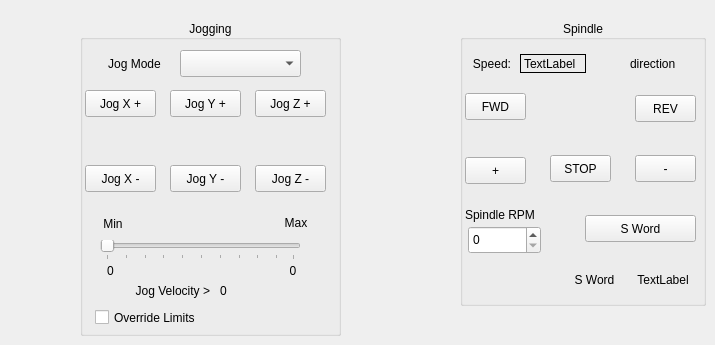
    <widget class="QWidget" name="tab_9">
     <attribute name="title">
      <string>Jog / Spindle</string>
     </attribute>
     <widget class="QGroupBox" name="groupBox_7">
      <property name="geometry">
       <rect>
        <x>80</x>
        <y>20</y>
        <width>261</width>
        <height>316</height>
       </rect>
      </property>
      <property name="title">
       <string>Jogging</string>
      </property>
      <property name="alignment">
       <set>Qt::AlignCenter</set>
      </property>
      <widget class="QPushButton" name="jog_plus_pb_2">
       <property name="geometry">
        <rect>
         <x>175</x>
         <y>70</y>
         <width>71</width>
         <height>27</height>
        </rect>
       </property>
       <property name="text">
        <string>Jog Z +</string>
       </property>
      </widget>
      <widget class="QPushButton" name="jog_minus_pb_2">
       <property name="geometry">
        <rect>
         <x>175</x>
         <y>145</y>
         <width>71</width>
         <height>27</height>
        </rect>
       </property>
       <property name="text">
        <string>Jog Z -</string>
       </property>
      </widget>
      <widget class="QPushButton" name="jog_minus_pb_0">
       <property name="geometry">
        <rect>
         <x>5</x>
         <y>145</y>
         <width>71</width>
         <height>27</height>
        </rect>
       </property>
       <property name="text">
        <string>Jog X -</string>
       </property>
      </widget>
      <widget class="QPushButton" name="jog_plus_pb_0">
       <property name="geometry">
        <rect>
         <x>5</x>
         <y>70</y>
         <width>71</width>
         <height>27</height>
        </rect>
       </property>
       <property name="text">
        <string>Jog X +</string>
       </property>
      </widget>
      <widget class="QPushButton" name="jog_minus_pb_1">
       <property name="geometry">
        <rect>
         <x>90</x>
         <y>145</y>
         <width>71</width>
         <height>27</height>
        </rect>
       </property>
       <property name="text">
        <string>Jog Y -</string>
       </property>
      </widget>
      <widget class="QPushButton" name="jog_plus_pb_1">
       <property name="geometry">
        <rect>
         <x>90</x>
         <y>70</y>
         <width>71</width>
         <height>27</height>
        </rect>
       </property>
       <property name="text">
        <string>Jog Y +</string>
       </property>
      </widget>
      <widget class="QComboBox" name="jog_modes_cb">
       <property name="geometry">
        <rect>
         <x>100</x>
         <y>30</y>
         <width>121</width>
         <height>27</height>
        </rect>
       </property>
      </widget>
      <widget class="QLabel" name="label_6">
       <property name="geometry">
        <rect>
         <x>14</x>
         <y>30</y>
         <width>81</width>
         <height>27</height>
        </rect>
       </property>
       <property name="text">
        <string>Jog Mode</string>
       </property>
       <property name="alignment">
        <set>Qt::AlignCenter</set>
       </property>
      </widget>
      <widget class="QLabel" name="label_10">
       <property name="geometry">
        <rect>
         <x>20</x>
         <y>190</y>
         <width>26</width>
         <height>28</height>
        </rect>
       </property>
       <property name="text">
        <string>Min</string>
       </property>
       <property name="alignment">
        <set>Qt::AlignCenter</set>
       </property>
      </widget>
      <widget class="QSlider" name="jog_vel_sl">
       <property name="geometry">
        <rect>
         <x>20</x>
         <y>220</y>
         <width>201</width>
         <height>20</height>
        </rect>
       </property>
       <property name="orientation">
        <enum>Qt::Horizontal</enum>
       </property>
       <property name="tickPosition">
        <enum>QSlider::TicksBelow</enum>
       </property>
      </widget>
      <widget class="QLabel" name="label_11">
       <property name="geometry">
        <rect>
         <x>200</x>
         <y>190</y>
         <width>32</width>
         <height>25</height>
        </rect>
       </property>
       <property name="text">
        <string>Max</string>
       </property>
       <property name="alignment">
        <set>Qt::AlignCenter</set>
       </property>
      </widget>
      <widget class="QLabel" name="min_jog_vel_lb">
       <property name="geometry">
        <rect>
         <x>10</x>
         <y>240</y>
         <width>41</width>
         <height>21</height>
        </rect>
       </property>
       <property name="text">
        <string>0</string>
       </property>
       <property name="alignment">
        <set>Qt::AlignCenter</set>
       </property>
      </widget>
      <widget class="QLabel" name="max_jog_vel_lb">
       <property name="geometry">
        <rect>
         <x>190</x>
         <y>240</y>
         <width>46</width>
         <height>21</height>
        </rect>
       </property>
       <property name="text">
        <string>0</string>
       </property>
       <property name="alignment">
        <set>Qt::AlignCenter</set>
       </property>
      </widget>
      <widget class="QLabel" name="label_9">
       <property name="geometry">
        <rect>
         <x>30</x>
         <y>260</y>
         <width>100</width>
         <height>21</height>
        </rect>
       </property>
       <property name="text">
        <string>Jog Velocity &gt;</string>
       </property>
       <property name="alignment">
        <set>Qt::AlignRight|Qt::AlignTrailing|Qt::AlignVCenter</set>
       </property>
      </widget>
      <widget class="QLabel" name="jog_vel_lb">
       <property name="geometry">
        <rect>
         <x>140</x>
         <y>260</y>
         <width>81</width>
         <height>21</height>
        </rect>
       </property>
       <property name="text">
        <string>0</string>
       </property>
      </widget>
     </widget>
     <widget class="QCheckBox" name="override_limits_cb">
      <property name="geometry">
       <rect>
        <x>95</x>
        <y>305</y>
        <width>131</width>
        <height>25</height>
       </rect>
      </property>
      <property name="text">
       <string>Override Limits</string>
      </property>
     </widget>
     <widget class="QGroupBox" name="groupBox_6">
      <property name="geometry">
       <rect>
        <x>460</x>
        <y>20</y>
        <width>246</width>
        <height>286</height>
       </rect>
      </property>
      <property name="title">
       <string>Spindle</string>
      </property>
      <property name="alignment">
       <set>Qt::AlignCenter</set>
      </property>
      <widget class="QPushButton" name="spindle_plus_pb">
       <property name="geometry">
        <rect>
         <x>5</x>
         <y>137</y>
         <width>61</width>
         <height>27</height>
        </rect>
       </property>
       <property name="text">
        <string>+</string>
       </property>
      </widget>
      <widget class="QSpinBox" name="spindle_speed_sb">
       <property name="geometry">
        <rect>
         <x>8</x>
         <y>206</y>
         <width>73</width>
         <height>28</height>
        </rect>
       </property>
       <property name="maximum">
        <number>30000</number>
       </property>
      </widget>
      <widget class="QLabel" name="spindle_direction_0_lb">
       <property name="geometry">
        <rect>
         <x>170</x>
         <y>34</y>
         <width>59</width>
         <height>19</height>
        </rect>
       </property>
       <property name="text">
        <string>direction</string>
       </property>
      </widget>
      <widget class="QLabel" name="spindle_actual_speed_lb">
       <property name="geometry">
        <rect>
         <x>60</x>
         <y>34</y>
         <width>66</width>
         <height>19</height>
        </rect>
       </property>
       <property name="frameShape">
        <enum>QFrame::Box</enum>
       </property>
       <property name="text">
        <string>TextLabel</string>
       </property>
      </widget>
      <widget class="QPushButton" name="spindle_fwd_pb">
       <property name="geometry">
        <rect>
         <x>5</x>
         <y>73</y>
         <width>61</width>
         <height>27</height>
        </rect>
       </property>
       <property name="text">
        <string>FWD</string>
       </property>
      </widget>
      <widget class="QPushButton" name="spindle_minus_pb">
       <property name="geometry">
        <rect>
         <x>175</x>
         <y>135</y>
         <width>61</width>
         <height>27</height>
        </rect>
       </property>
       <property name="text">
        <string>-</string>
       </property>
      </widget>
      <widget class="QLabel" name="label_22">
       <property name="geometry">
        <rect>
         <x>5</x>
         <y>34</y>
         <width>46</width>
         <height>19</height>
        </rect>
       </property>
       <property name="text">
        <string>Speed:</string>
       </property>
       <property name="alignment">
        <set>Qt::AlignRight|Qt::AlignTrailing|Qt::AlignVCenter</set>
       </property>
      </widget>
      <widget class="QPushButton" name="spindle_rev_pb">
       <property name="enabled">
        <bool>true</bool>
       </property>
       <property name="geometry">
        <rect>
         <x>175</x>
         <y>75</y>
         <width>61</width>
         <height>27</height>
        </rect>
       </property>
       <property name="text">
        <string>REV</string>
       </property>
      </widget>
      <widget class="QLabel" name="label_38">
       <property name="geometry">
        <rect>
         <x>5</x>
         <y>185</y>
         <width>84</width>
         <height>19</height>
        </rect>
       </property>
       <property name="text">
        <string>Spindle RPM</string>
       </property>
      </widget>
      <widget class="QLabel" name="settings_speed_lb">
       <property name="geometry">
        <rect>
         <x>170</x>
         <y>250</y>
         <width>66</width>
         <height>19</height>
        </rect>
       </property>
       <property name="text">
        <string>TextLabel</string>
       </property>
       <property name="alignment">
        <set>Qt::AlignCenter</set>
       </property>
      </widget>
      <widget class="QLabel" name="label_45">
       <property name="geometry">
        <rect>
         <x>110</x>
         <y>250</y>
         <width>49</width>
         <height>19</height>
        </rect>
       </property>
       <property name="text">
        <string>S Word</string>
       </property>
       <property name="alignment">
        <set>Qt::AlignCenter</set>
       </property>
      </widget>
      <widget class="QPushButton" name="spindle_stop_pb">
       <property name="geometry">
        <rect>
         <x>90</x>
         <y>135</y>
         <width>61</width>
         <height>27</height>
        </rect>
       </property>
       <property name="text">
        <string>STOP</string>
       </property>
      </widget>
      <widget class="QPushButton" name="mdi_s_pb">
       <property name="geometry">
        <rect>
         <x>125</x>
         <y>195</y>
         <width>111</width>
         <height>27</height>
        </rect>
       </property>
       <property name="text">
        <string>S Word</string>
       </property>
      </widget>
     </widget>
    </widget>
